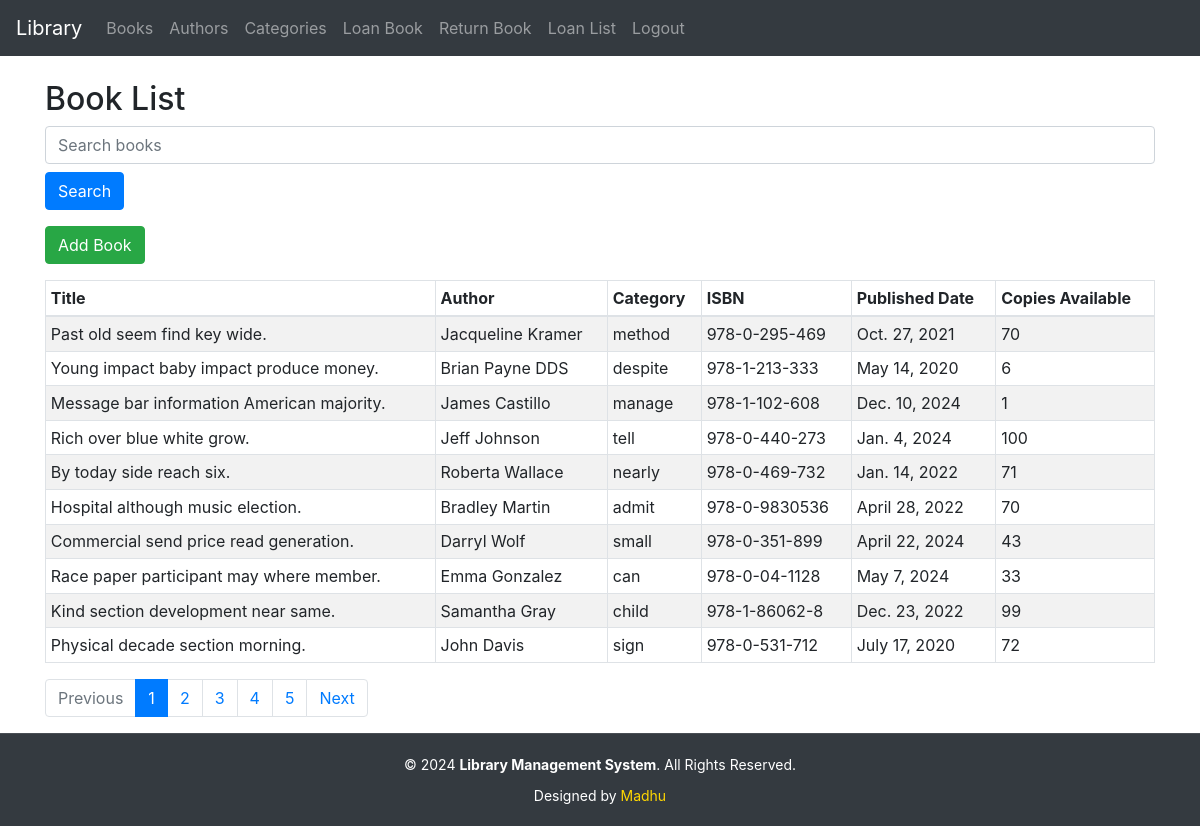
The page /books/ (signed in) on the database as committed earlier.
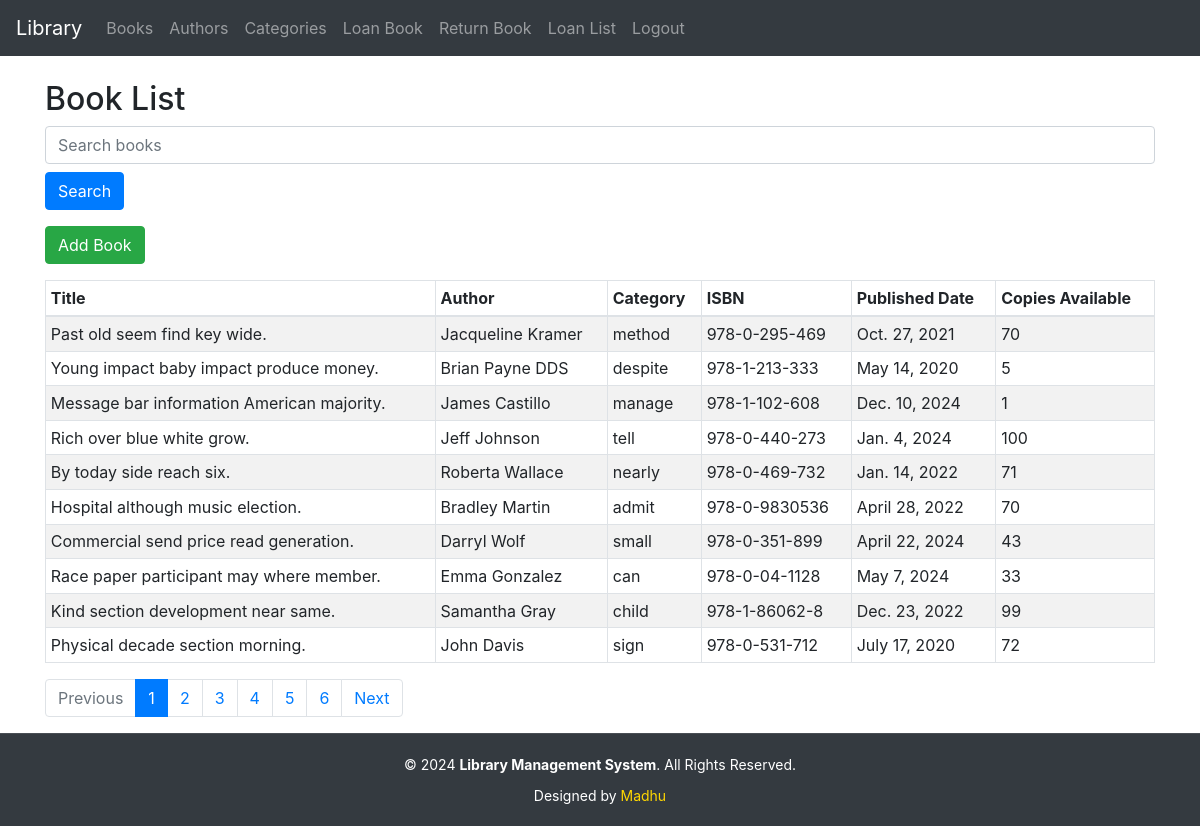
The same page on the database as committed later.
### library/models.py (models this page shows, shortened)
class Book(models.Model):
    title = models.CharField(max_length=255)
    author = models.ForeignKey(Author, on_delete=models.CASCADE)
    category = models.ForeignKey(Category, on_delete=models.CASCADE)
    isbn = models.CharField(max_length=13, unique=True)
    published_date = models.DateField()
    copies_available = models.PositiveIntegerField(default=1)
    cover_image = models.ImageField(upload_to='covers/', null=True, blank=True)

class Author(models.Model):
    name = models.CharField(max_length=255)
    biography = models.TextField(blank=True, null=True)
    def __str__(self):
        return self.name

class Category(models.Model):
    name = models.CharField(max_length=255)
    description = models.TextField(null=True, blank=True)
    def __str__(self):
        return self.name

### library/views.py (the view)
# urls.py: path('books/', book_list, name='book_list'),
@login_required
def book_list(request):
    query = request.GET.get('q', '')  # Search query from the URL
    books = Book.objects.filter(title__icontains=query) if query else Book.objects.all()
    paginator = Paginator(books, 10)  # 10 books per page
    page_number = request.GET.get('page')
    page_obj = paginator.get_page(page_number)
    return render(request, 'library/book_list.html', {'page_obj': page_obj, 'query': query})

### templates/library/book_list.html (shortened to what this page needs)
{% extends 'library/base.html' %}
{% block content %}
<h2>Book List</h2>
<form method="get" action="{% url 'book_list' %}" class="mb-3">
    <input type="text" name="q" value="{{ query }}" placeholder="Search books" class="form-control" />
    <button type="submit" class="btn btn-primary mt-2">Search</button>
</form>
<a href="{% url 'add_book' %}" class="btn btn-success mb-3">Add Book</a>
<div class="table-responsive">
    <table class="table table-bordered table-striped table-hover table-sm">
        <thead>
            <tr>
                <th>Title</th>
                <th>Author</th>
                <th>Category</th>
                <th>ISBN</th>
                <th>Published Date</th>
                <th>Copies Available</th>
            </tr>
        </thead>
        <tbody>
            {% for book in page_obj %}
            <tr>
                <td>{{ book.title }}</td>
                <td>{{ book.author }}</td>
                <td>{{ book.category }}</td>
                <td>{{ book.isbn }}</td>
                <td>{{ book.published_date }}</td>
                <td>{{ book.copies_available }}</td>
            </tr>
            {% empty %}
            <tr>
                <td colspan="6" class="text-center">No books found.</td>
            </tr>
            {% endfor %}
        </tbody>
    </table>
</div>
<nav>
    <ul class="pagination">
        {% if page_obj.has_previous %}
        <li class="page-item">
            <a class="page-link" href="?q={{ query }}&page={{ page_obj.previous_page_number }}">Previous</a>
        </li>
        {% else %}
        <li class="page-item disabled"><span class="page-link">Previous</span></li>
        {% endif %}
        {% for page_num in page_obj.paginator.page_range %}
        <li class="page-item {% if page_num == page_obj.number %}active{% endif %}">
            <a class="page-link" href="?q={{ query }}&page={{ page_num }}">{{ page_num }}</a>
        </li>
        {% endfor %}
        {% if page_obj.has_next %}
        <li class="page-item">
            <a class="page-link" href="?q={{ query }}&page={{ page_obj.next_page_number }}">Next</a>
        </li>
        {% else %}
        <li class="page-item disabled"><span class="page-link">Next</span></li>
        {% endif %}
    </ul>
</nav>
{% endblock %}

Rows that differ between the two databases and show on the page:
changed Book "Young impact baby impact produce money.": copies_available "6" → "5"
Other text that changed with them:
new list line: "6"
